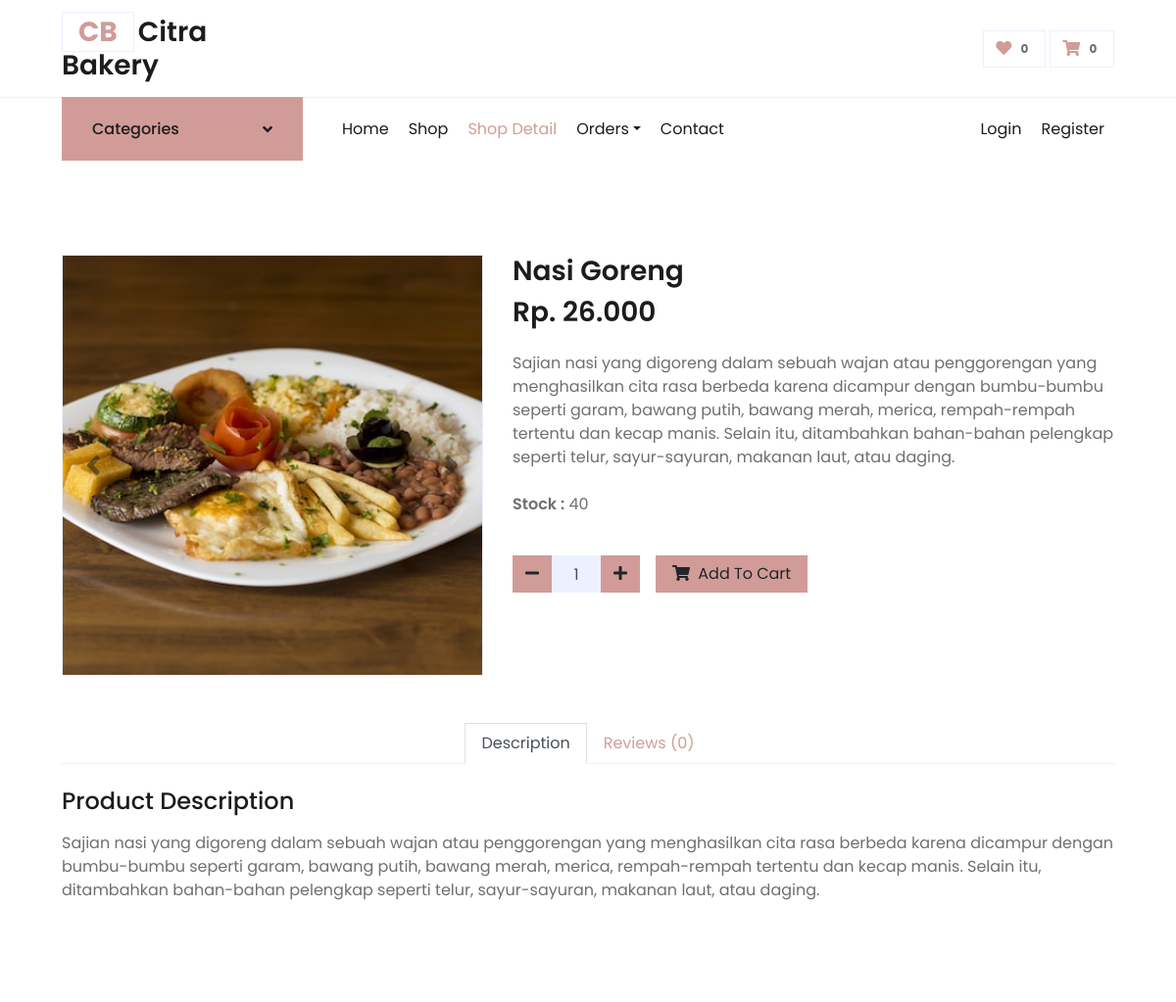
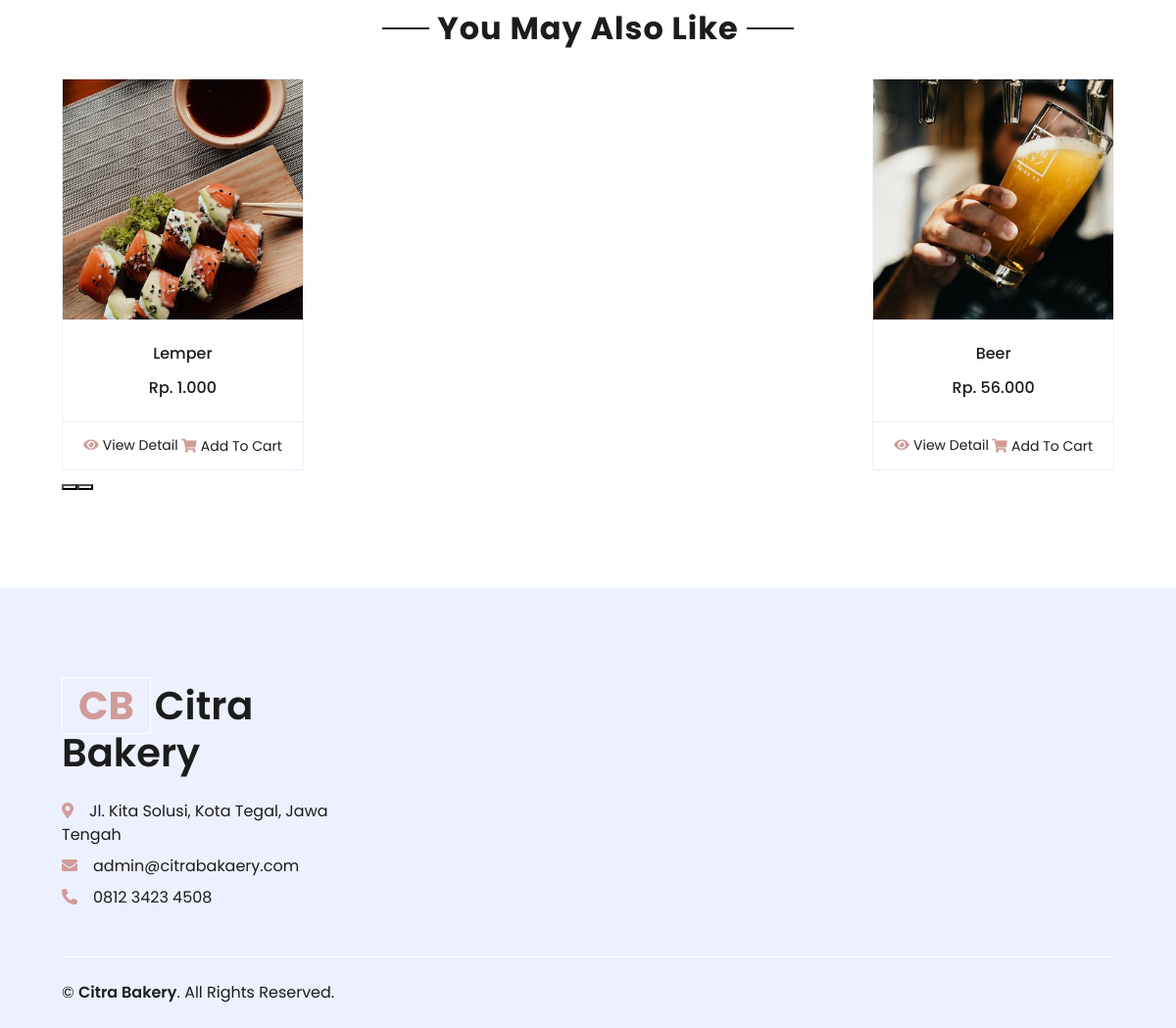
The app's page /detail/8 with its own data (2 pictures, top to bottom).
### tables this page shows
CREATE TABLE `gambar` (
  `id` int(11) NOT NULL,
  `idMenu` int(11) NOT NULL,
  `gambar` text NOT NULL,
  `createdAt` timestamp NOT NULL DEFAULT current_timestamp(),
  `updatedAt` timestamp NULL DEFAULT NULL ON UPDATE current_timestamp()
);

CREATE TABLE `menu` (
  `id` int(11) NOT NULL,
  `kategori_id` int(11) NOT NULL,
  `nama_menu` varchar(100) NOT NULL,
  `deskripsi` text DEFAULT NULL,
  `harga` int(11) NOT NULL,
  `stok` int(7) NOT NULL DEFAULT 0,
  `createdAt` timestamp NOT NULL DEFAULT current_timestamp(),
  `updatedAt` timestamp NULL DEFAULT NULL ON UPDATE current_timestamp()
);

### application/controllers/Frontend.php (called while the page is built, shortened)
<?php
class Frontend extends CI_Controller
{
    public function __construct()
    {
        $this->load->model('M_Front', 'front');
    }
    public function detail($id)
    {
        $product = $this->front->getProduct([
            'menu.id' => $id
        ]);
        $gambar = $this->front->getGambar([
            'idMenu' => $id
        ]);
        $review = $this->front->getReview([
            'review.idMenu' => $id
        ]);
        $rating = $this->front->getRating([
            'idMenu' => $id
        ]);
        $rating = [
            'rating' => round($rating->rating, 1),
            'total' => $rating->total
        ];
        $data = [
            'title'    => 'Shop Detail | Citra Bakery',
            'page'     => 'frontend/detail',
            'kategori' => $this->front->getKategori(),
            'product'  => $product,
            'gambar'   => $gambar,
            'products' => $this->front->getProductRandom($id),
            'review'   => $review,
            'rating'   => $rating
        ];
        $this->load->view('frontend/index', $data);
    }
}

### index.php (called while the page is built, shortened)
<?php
require_once BASEPATH.'core/CodeIgniter.php';

### application/models/M_Front.php (called while the page is built, shortened)
<?php
class M_Front extends CI_Model
{
	public function getKategori()
	{
		$this->db->order_by('kategori', 'asc');
		return $this->db->get('kategori')->result();
	}
	public function getProduct($where)
	{
		$this->db->where($where);
		return $this->db->get('menu')->row();
	}
	public function getGambar($where)
	{
		$this->db->where($where);
		$this->db->order_by('createdAt', 'desc');
		return $this->db->get('gambar')->result();
	}
	public function getProductRandom($id)
	{
		$this->db->where('id !=', $id);
		$this->db->order_by('nama_menu', 'RANDOM');
		return $this->db->get('menu', 5)->result();
	}
	public function getReview($where)
	{
		$this->db->select('review.*, user.name, user.image');
		$this->db->join('user', 'user.id = review.idUser', 'inner');
		$this->db->where($where);
		$this->db->order_by('review.createdAt', 'desc');
		return $this->db->get('review')->result();
	}
	public function getRating($where)
	{
		$this->db->select('AVG(rating) as rating, COUNT(id) as total');
		$this->db->where($where);
		return $this->db->get('review')->row();
	}
}

### application/helpers/menu_helper.php (called while the page is built, shortened)
<?php
function gambar($idMenu)
{
	$CI = &get_instance();
	$CI->db->where('idMenu', $idMenu);
	$CI->db->order_by('gambar', 'RANDOM');
	$data = $CI->db->get('gambar')->row();
	return $data->gambar;
}

### application/views/frontend/detail.php (the view, shortened to what this page needs)
<div class="container-fluid py-5">
	<div class="row px-xl-5">
		<div class="col-lg-5 pb-5">
			<div id="product-carousel" class="carousel slide" data-ride="carousel">
				<div class="carousel-inner border">
					<?php foreach ($gambar as $i => $g) : ?>
						<div class="carousel-item <?= ($i == 0) ? 'active' : ''; ?>">
							<img class="w-100 h-100" src="<?= base_url('upload/gambar/' . $g->gambar); ?>" alt="Image">
						</div>
					<?php endforeach; ?>
				</div>
				<a class="carousel-control-prev" href="#product-carousel" data-slide="prev">
					<i class="fa fa-2x fa-angle-left text-dark"></i>
				</a>
				<a class="carousel-control-next" href="#product-carousel" data-slide="next">
					<i class="fa fa-2x fa-angle-right text-dark"></i>
				</a>
			</div>
		</div>
		<div class="col-lg-7 pb-5">
			<h3 class="font-weight-semi-bold"><?= $product->nama_menu; ?></h3>
			<h3 class="font-weight-semi-bold mb-4"><?= 'Rp. ' . number_format($product->harga, 0, ',', '.'); ?></h3>
			<p class="mb-4">
				<?= $product->deskripsi; ?>
			</p>
			<p class="mb-4">
				<label class="font-weight-semi-bold">Stock : </label><?= ($product->stok > 0) ? ' ' . $product->stok : ' sold out'; ?>
			</p>
			<?php if ($product->stok > 0) : ?>
				<form action="<?= base_url('addToCart'); ?>" method="POST">
					<div class="d-flex align-items-center mb-4 pt-2">
						<div class="input-group mr-3" style="width: 130px;">
							<div class="input-group-btn">
								<button type="button" class="btn btn-primary" id="btn_minus">
									<i class="fa fa-minus"></i>
								</button>
							</div>
							<input type="text" class="form-control bg-secondary text-center" value="1" name="total" id="input_total">
							<div class="input-group-btn">
								<button type="button" class="btn btn-primary" id="btn_plus">
									<i class="fa fa-plus"></i>
								</button>
							</div>
						</div>
						<button type="submit" class="btn btn-primary px-3" id="add-to-cart"><i class="fa fa-shopping-cart mr-1"></i> Add To Cart</button>
					</div>
				</form>
			<?php endif; ?>
		</div>
	</div>
	<div class="row px-xl-5">
		<div class="col">
			<div class="nav nav-tabs justify-content-center border-secondary mb-4">
				<a class="nav-item nav-link active" data-toggle="tab" href="#tab-pane-1">Description</a>
				<a class="nav-item nav-link" data-toggle="tab" href="#tab-pane-3">Reviews (<?= $rating['total']; ?>)</a>
			</div>
			<div class="tab-content">
				<div class="tab-pane fade show active" id="tab-pane-1">
					<h4 class="mb-3">Product Description</h4>
					<p>
						<?= $product->deskripsi; ?>
					</p>
				</div>
			</div>
		</div>
	</div>
</div>
<div class="container-fluid py-5">
	<div class="text-center mb-4">
		<h2 class="section-title px-5"><span class="px-2">You May Also Like</span></h2>
	</div>
	<div class="row px-xl-5">
		<div class="col">
			<div class="owl-carousel related-carousel">
				<?php foreach ($products as $pro) : ?>
					<div class="card product-item border-0">
						<div class="card-header product-img position-relative overflow-hidden bg-transparent border p-0">
							<img class="img-fluid w-100" src="<?= base_url('upload/gambar/' . gambar($pro->id)); ?>" alt="<?= $pro->nama_menu; ?>">
						</div>
						<div class="card-body border-left border-right text-center p-0 pt-4 pb-3">
							<h6 class="text-truncate mb-3"><?= $pro->nama_menu; ?></h6>
							<div class="d-flex justify-content-center">
								<h6><?= 'Rp. ' . number_format($pro->harga, 0, ',', '.'); ?></h6>
							</div>
						</div>
						<div class="card-footer d-flex justify-content-between bg-light border">
							<a href="<?= base_url('detail/' . $pro->id); ?>" class="btn btn-sm text-dark p-0"><i class="fas fa-eye text-primary mr-1"></i>View Detail</a>
							<?php if ($pro->stok > 0) : ?>
								<form action="<?= base_url('addToCart'); ?>" method="POST">
									<button type="submit" class="btn btn-sm text-dark p-0"><i class="fas fa-shopping-cart text-primary mr-1"></i>Add To Cart</button>
								</form>
							<?php else : ?>
								<a href="javascript:void(0)" class="btn btn-sm text-muted p-0" data-toggle="tooltip" title="Sold Out"><i class="fas fa-shopping-cart text-muted mr-1"></i><del>Add To Cart</del></a>
							<?php endif; ?>
						</div>
					</div>
				<?php endforeach; ?>
			</div>
		</div>
	</div>
</div>

### records on screen
gambar: gambar (picture)
menu: nama_menu "Nasi Goreng", harga "26.000", deskripsi "Sajian nasi yang digoreng dalam sebuah wajan atau penggorengan yang menghasilkan cita rasa berbeda karena dicampur dengan bumbu-bumbu seperti garam, bawang putih, bawang merah, merica, rempah-rempah tertentu dan kecap manis. Selain itu, ditambahkan bahan-bahan pelengkap seperti telur, sayur-sayuran, makanan laut, atau daging.", stok "40"
menu: id.gambar (picture), nama_menu "Lemper", harga "1.000"
menu: id.gambar (picture)
menu: id.gambar (picture)
menu: id.gambar (picture), nama_menu "Beer", harga "56.000"

### other values on screen
$rating['total'] "0"
